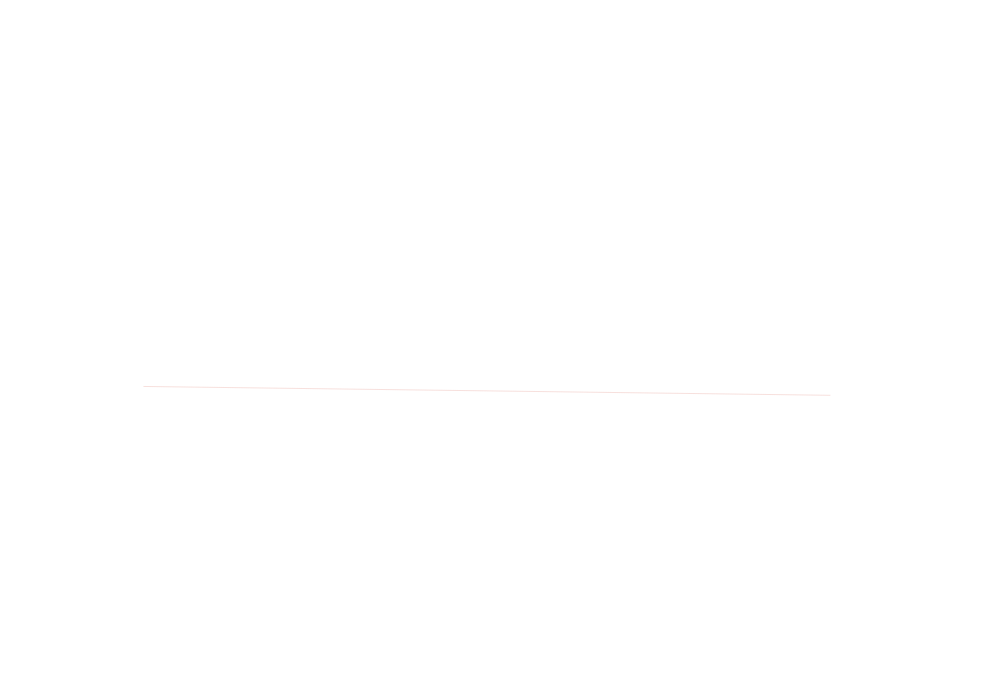
Frame 1 (no input)
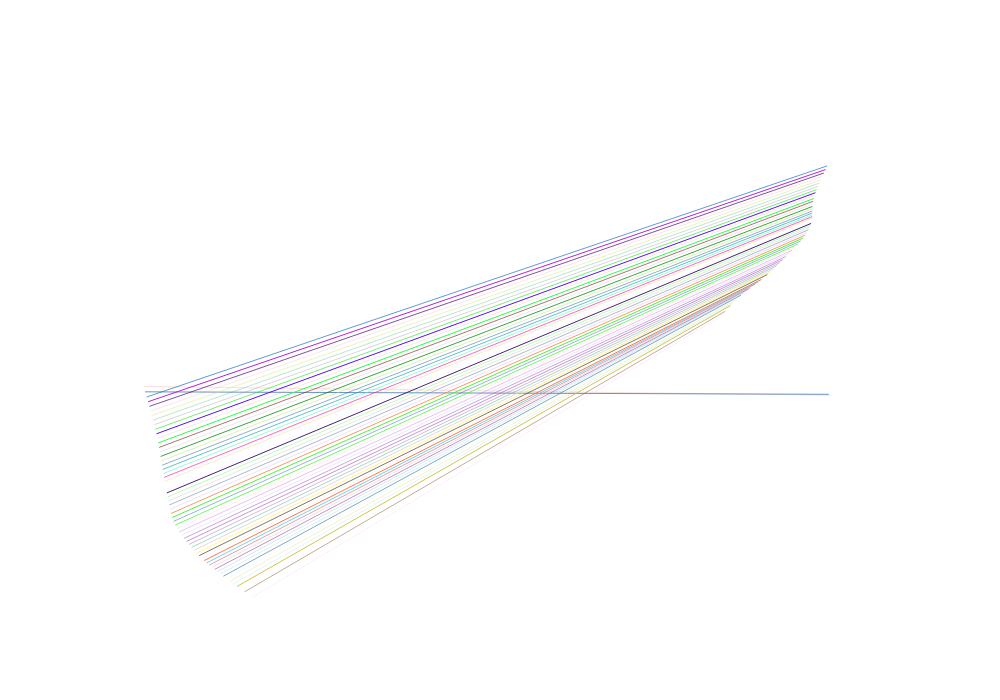
Frame 60 (no input)
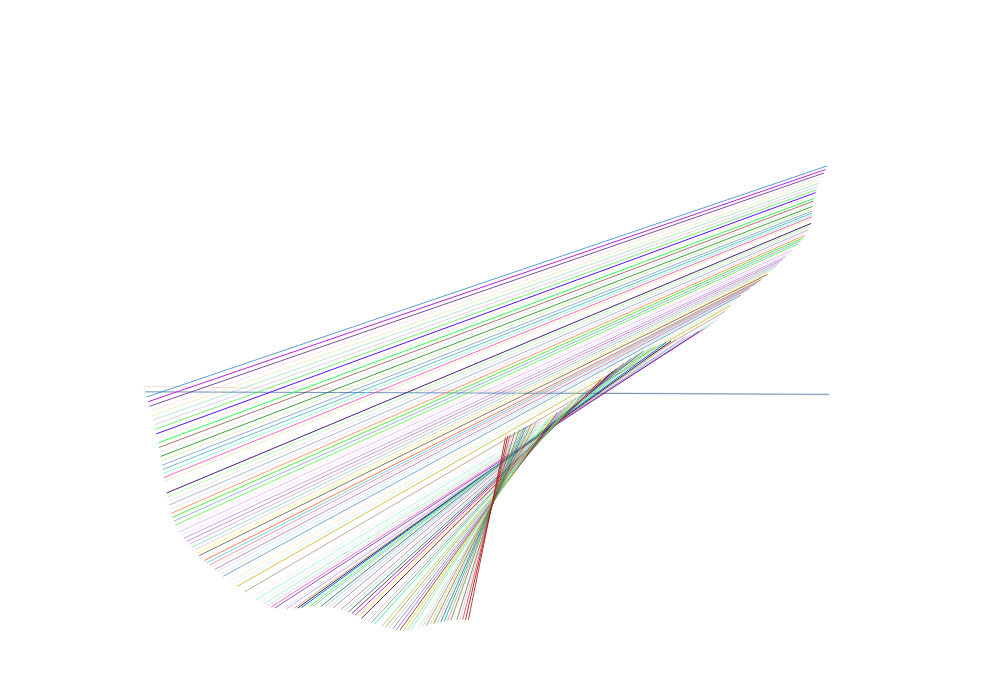
Frame 120 (the mouse pressed at the canvas centre since frame 60)

The p5.js sketch that drew these frames (run headless with seeded random() and noise() and a simulated clock; from frame 60 on, the mouse is pressed at the canvas centre):

// p5.js sketch
// ── sketch.js

var _num = 10;    
var _angnoise, _radiusnoise;
var _xnoise, _ynoise;
var _angle;
var _radius = 100;
var _strokeCol = 200;
var _strokeChange = -1;

function setup() {
  createCanvas(1000, 700);
  //smooth(); 
  frameRate(30);
  background(255);
  
  _angle = (PI/2);
  //console.log(_angle);
  _angnoise = random(10);
  _radiusnoise = random(10);
  _xnoise = random(10);
  _ynoise = random(10);
}

function draw() {
  //console.log("hello");
  _radiusnoise += 0.005;
  _radius = (noise(_radiusnoise) * 550) +1;
  
  _angnoise += 0.005;
  _angle += (noise(_angnoise) * 6) - 3;
  if (_angle > 360) { _angle -= 360; }
  if (_angle < 0) { _angle += 360; }
  


  // wobble centre
  _xnoise += 0.01;
  _ynoise += 0.01;

  var centreX = width/2 + (noise(_xnoise) * 100) - 50;
  var centreY = height/2 + (noise(_ynoise) * 200) - 50;
  
  var rad = radians(_angle);
  var x1 = centreX + (_radius * cos(rad));
  var y1 = centreY + (_radius * sin(rad*0.618));

  
  // opposite
  var opprad = rad + PI;
  var x2 = centreX + (_radius * cos(opprad));
  var y2 = centreY + (_radius * sin(opprad)); 
  
  noFill();
  _strokeCol += _strokeChange;
  if (_strokeCol > 254) { _strokeChange *= -1; }
  if (_strokeCol < 0) { _strokeChange *= -1; }
  _strokeCol2=color(random(255),random(255),random(255),random(255));
  //stroke(_strokeCol);
  stroke(_strokeCol2);
  strokeWeight(1);
  line(x1, y1, x2, y2);

}






// //================================= 

// void keyPressed() {
//   if (keyCode == ENTER) {
//     saveFrame("waveclock-####.tif");
//   }
// }

// void mousePressed() {
//   clearBackground();
// }
